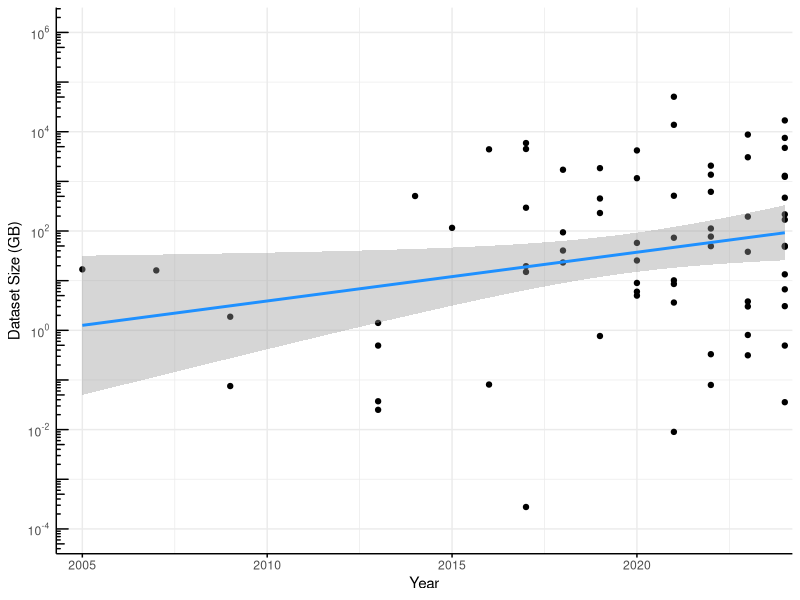
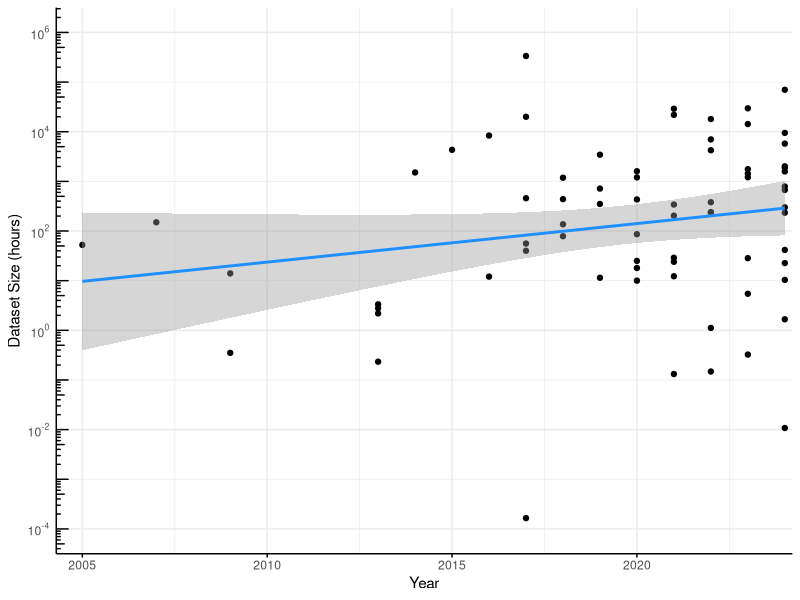
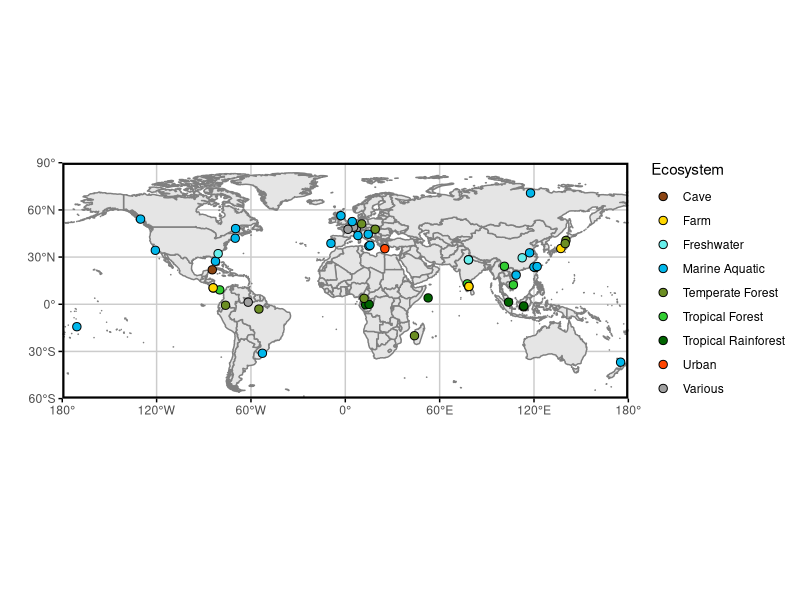
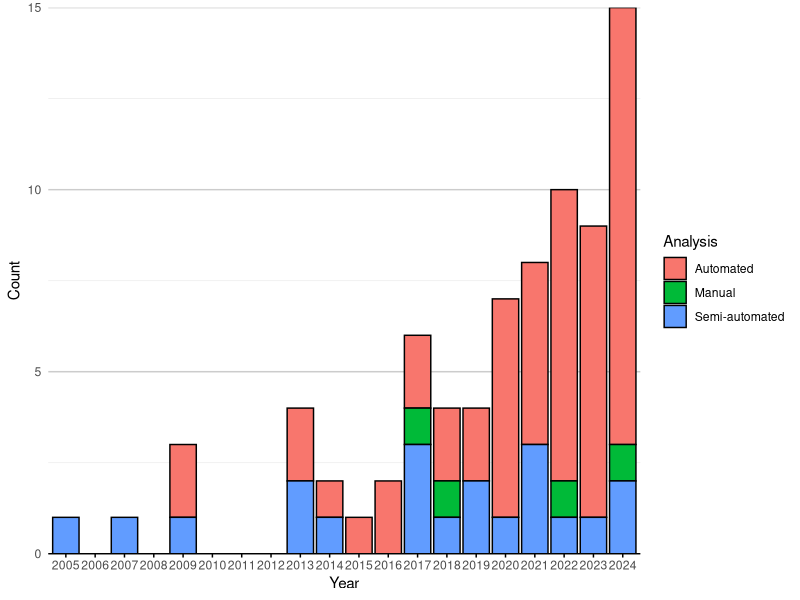
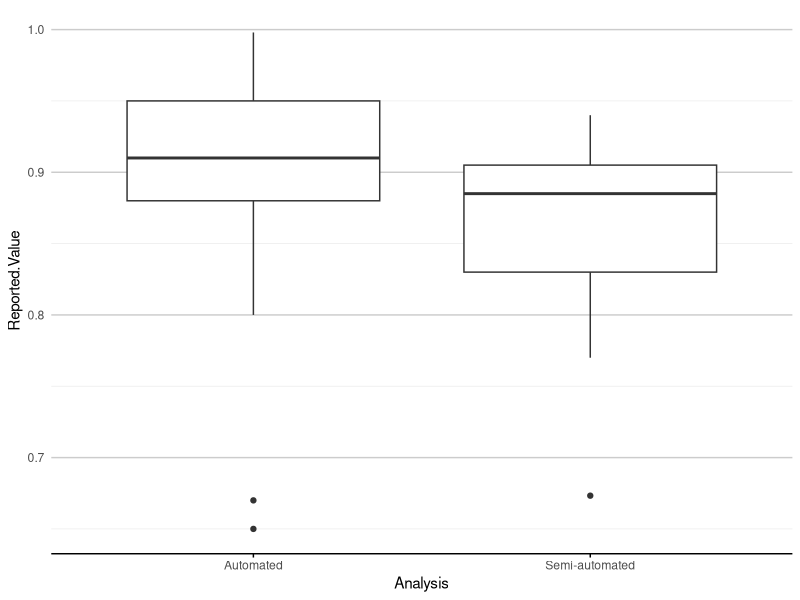
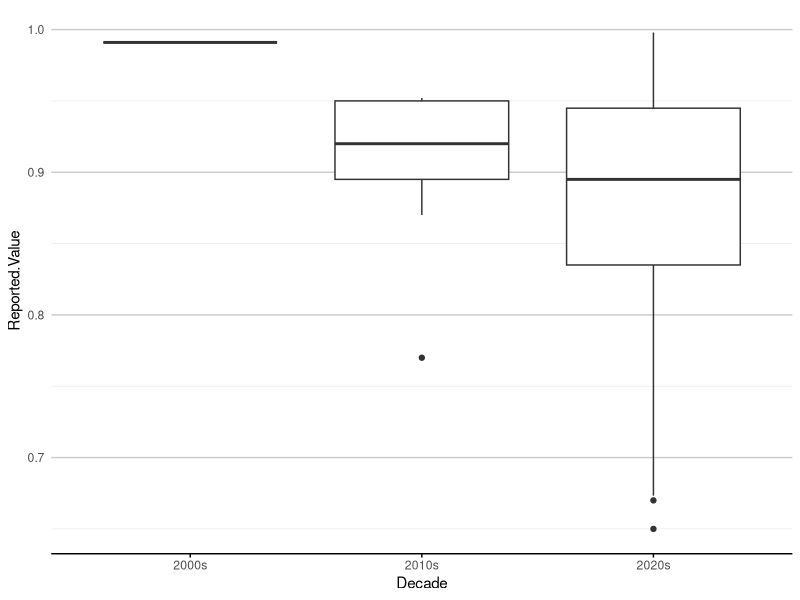
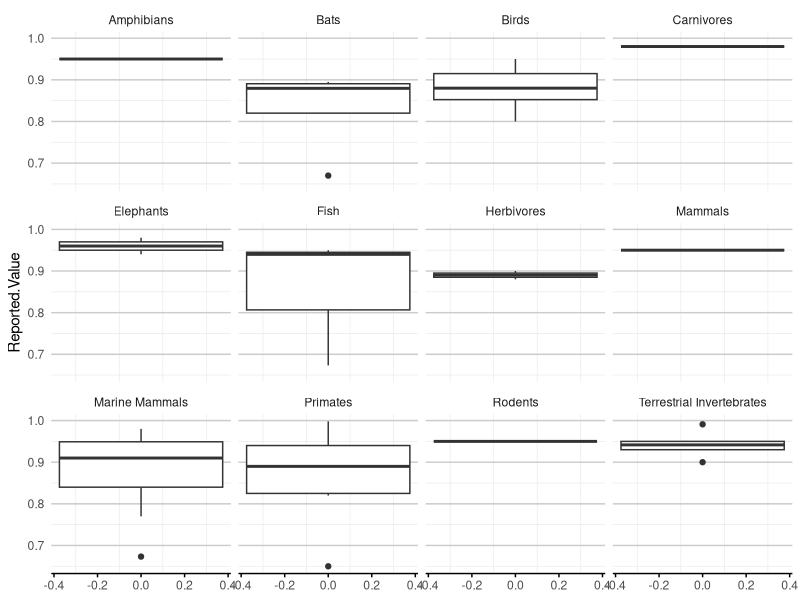
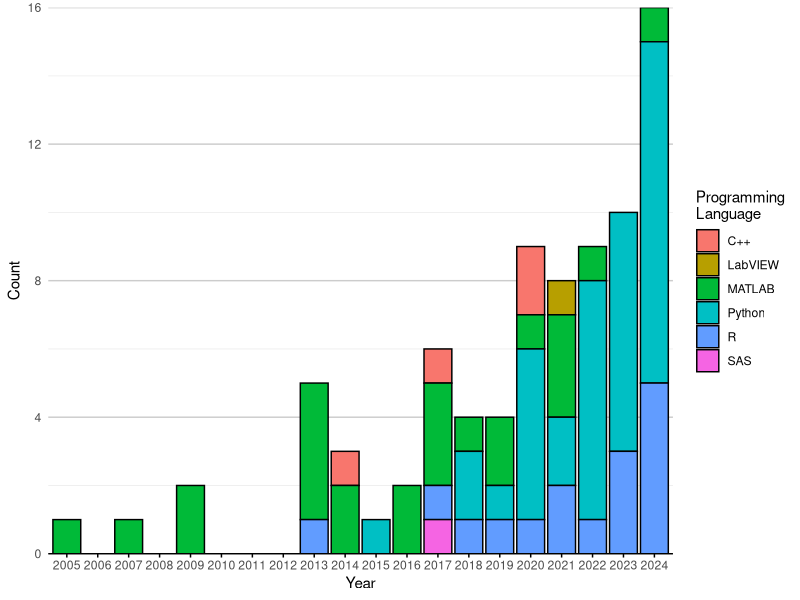

Write R code to recreate these figures, in order.
## ---- chunk 1
library(ggplot2)
library(maps)
library(dplyr)
## ---- chunk 2
df <- read.csv("tagged_literature.csv")
#df$Year <- as.factor(df$Year)
## ---- chunk 3
log10_minor_break = function (...){
  function(x) {
    minx         = floor(min(log10(x), na.rm=T))-1;
    maxx         = ceiling(max(log10(x), na.rm=T))+1;
    n_major      = maxx-minx+1;
    major_breaks = seq(minx, maxx, by=1)
    minor_breaks = 
      rep(log10(seq(1, 9, by=4)), times = n_major)+
      rep(major_breaks, each = 9)
    return(10^(minor_breaks))
  }
}

log_breaks = function(maj, radix=10) {
  function(x) {
    minx         = floor(min(logb(x,radix), na.rm=T)) - 1
    maxx         = ceiling(max(logb(x,radix), na.rm=T)) + 1
    n_major      = maxx - minx + 1
    major_breaks = seq(minx, maxx, by=1)
    if (maj) {
      breaks = major_breaks
    } else {
      steps = logb(1:(radix-1),radix)
      breaks = rep(steps, times=n_major) +
               rep(major_breaks, each=radix-1)
    }
    radix^breaks
  }
}
scale_x_log_eng = function(..., radix=10) {
  scale_x_continuous(...,
                     trans=scales::log_trans(radix),
                     breaks=scales::log_breaks(TRUE, radix),
                     minor_breaks=scales::log_breaks(FALSE, radix))
}
scale_y_log_eng = function(..., radix=10) {
  scale_y_continuous(...,
                     trans=scales::log_trans(radix),
                     breaks=scales::log_breaks(TRUE, radix),
                     minor_breaks=scales::log_breaks(FALSE, radix))
}

p <- df |>
  tidyr::drop_na(Dataset.GB) |> 
  #filter(Year >= 2008) |>
  ggplot(aes(Year, Dataset.GB)) + 
  geom_point() + 
  scale_y_log10(
    limits = c(1e-4, 1e6),
    breaks = scales::trans_breaks("log10", function(x) 10^x),
    labels = scales::trans_format("log10", scales::math_format(10^.x))
  ) +
  annotation_logticks(side="l")+
  geom_smooth(method="lm", color = "dodgerblue") +
  scale_x_continuous(limits=c(2004.5, 2024), expand = c(0.01,0.01)) +
  labs(y="Dataset Size (GB)") +
  theme_minimal() +
  theme(axis.line = element_line(),
        axis.ticks.x = element_line())
p
ggsave("images/data_trend.png", p, width = 220, height = 110, units = "mm")

p <- df |>
  tidyr::drop_na(Dataset.Hours) |> 
  #filter(Year >= 2008) |>
  ggplot(aes(Year, Dataset.Hours)) + 
  geom_point() + 
  scale_y_log10(
    limits = c(1e-4, 1e6),
    breaks = scales::trans_breaks("log10", function(x) 10^x),
    labels = scales::trans_format("log10", scales::math_format(10^.x))
  ) +
  annotation_logticks(side="l")+
  geom_smooth(method="lm", color = "dodgerblue") +
  scale_x_continuous(limits=c(2004.5, 2024), expand = c(0.01,0.01)) +
  labs(y="Dataset Size (hours)") +
  theme_minimal() +
  theme(axis.line = element_line(),
        axis.ticks.x = element_line())
p
ggsave("images/hours_trend.png", p, width = 220, height = 110, units = "mm")
## ---- chunk 4
# Sample data
#coords <- c("-0.356251N,12.940863E;-0.078775N,15.127076E", "-0.078775N,15.1270777E")

# Function to convert coordinates to numeric values
convert_to_numeric <- function(coord_string) {
  # Split the string by comma
  parts <- strsplit(coord_string, ",")[[1]]
  #remove leading or trailing space
  
  # Extract latitude and longitude, handle direction
  lat <- as.numeric(gsub("[A-Z]", "", parts[1]))
  lon <- as.numeric(gsub("[A-Z]", "", parts[2]))
  
  # Check direction for latitude
  if (grepl("S", parts[1])) {
    lat <- -lat
  }
  
  # Check direction for longitude
  if (grepl("W", parts[2])) {
    lon <- -lon
  }
  
  return(paste0(c(lat, lon), collapse = ","))
}

Latlong_df <- df |>
  select(Latlong, Ecosystem) |>
  mutate(Latlong = strsplit(Latlong, ";")) |>
  tidyr::unnest(Latlong) |>
  mutate(Ecosystem = strsplit(Ecosystem, ", ")) |>
  tidyr::unnest(Ecosystem) |>
  mutate(Latlong = sapply(Latlong, convert_to_numeric),
         lat = sapply(strsplit(Latlong, ","), function(x) as.numeric(x[1])),
         long = sapply(strsplit(Latlong, ","), function(x) as.numeric(x[2]))
)

# Create the world map
world <- map_data("world")

ecosystem_colors <- c(
  "Tropical Forest" = "#32CD32",
  "Marine Aquatic" = "#00B7EB",
  "Various" = "#a0a0a0",
  "Tropical Rainforest" = "#006400",
  "Freshwater" = "#66EEEB",
  "Temperate Forest" = "#6B8E23",
  "Farm" = "#FFD700",
  "Cave" = "#8B4513",
  "Urban" = "#FF4500"
)

# Plotting
p <- ggplot() +
  # Add world map with light grey fill and dark grey borders
  geom_polygon(data = world, aes(x = long, y = lat, group = group), 
               fill = "grey90", color = "grey50") +
  # Add jittered points for different tags
  geom_jitter(data = Latlong_df, aes(x = long, y = lat, fill = Ecosystem), colour="black", size = 2.5, shape=21) +
  # Set coordinate system to map projection
  coord_fixed(ratio = 1, xlim = c(-180, 180), ylim = c(-60, 90), expand = FALSE) +
  # Custom breaks and labels for x (longitude) and y (latitude)
  scale_x_continuous(breaks = seq(-180, 180, by = 60),
                     labels = c("180°", "120°W", "60°W", "0°", "60°E", "120°E", "180°")) +
  scale_y_continuous(breaks = seq(-90, 90, by = 30),
                     labels = c("90°", "60°S", "30°S", "0°", "30°N", "60°N", "90°")) +
  scale_fill_manual(values = ecosystem_colors) +
  # Theme settings
  labs(x="",y="")+
  theme_minimal() +
  theme(
    axis.ticks = element_line(),
    panel.grid.major = element_line(color = "grey80"),    # Light grey grid lines
    panel.grid.minor = element_blank(),                   # No minor grid lines
    panel.border = element_rect(color = "black", fill = NA, linewidth=1.5),  # Black panel border
    axis.text.x = element_text(angle = 0, hjust = 0.5),   # Horizontal x-axis text
    legend.position = "right"                             # Legend on right
  )
p
ggsave("images/ecosystem_map.png", p, width = 240, height = 90, units = "mm")
## ---- chunk 5
bar_theme_x <- theme(panel.grid.major.x = element_blank(),
                   panel.grid.major.y = element_line(colour = "grey80"),
                   axis.line.x = element_line(colour="black"),
                   axis.ticks.x=element_line())
bar_theme_y <- theme(panel.grid.major.y = element_blank(),
                   panel.grid.major.x = element_line(colour = "grey80"),
                   axis.line.y = element_line(colour="black"),
                   axis.ticks.y=element_line())

include_missing_zero <- function(df, col){
  missing_years <- 2005:2024  # This creates c(2025, 2024)

  new_rows <- expand.grid(
    Year  = missing_years,  
    a     = df |> pull({{col}}) |> unique(), 
    Count = 0
  )
  
  colnames(new_rows)[2] <- col

  df <- df |>
    bind_rows(new_rows) |>
    distinct() 
  return(df)
}

keep_gt1 <- function(df, col){
  total_counts <- df |>
    group_by(.data[[col]]) |>
    summarise(Total_Count = n(), .groups = 'drop') |>
    na.omit()

  methods_to_keep <- total_counts |>
    filter(Total_Count > 1) |>
    pull({{ col }})
    
  df[,col] <- ifelse(df[[col]] %in% methods_to_keep, df[[col]], "Other Methods")
  return(df)
}

barplot_counts <- function(df, col, col_title=col, prop=FALSE, year=TRUE, decade=FALSE, bar_col="dodgerblue"){
  if(decade){
    df <- df |>
      mutate(Year = case_when(
        Year >= 2000 & Year < 2010 ~ "2000s",
        Year >= 2010 & Year < 2020 ~ "2010s",
        Year >= 2020 & Year < 2030 ~ "2020s",
        TRUE ~ NA_character_  # Handle years outside these ranges
      ))
  }
  count_data <- df |>
    group_by(Year, .data[[col]], .drop=FALSE) |>
    summarise(Count = n(), .groups = 'drop') |>
    na.omit()
  
  total_count_per_year <- count_data |>
    group_by(Year, .drop=FALSE) |>
    summarise(Total = sum(Count), .groups = 'drop')
  
  count_data <- left_join(count_data, total_count_per_year, by = "Year") |>
    mutate(Percentage = (Count / Total) * 100) |>
    arrange(Year, .data[[col]])
  
  if(!decade){
    count_data <- count_data |>
    include_missing_zero(col)
  }
  
  if(!year){
    df <- df[df[,col] != "Other Methods",]
    p <- df |>
      ggplot(aes(y = reorder(.data[[col]], .data[[col]], FUN = length, decreasing = FALSE))) +
      geom_bar(stat = "count", fill = bar_col) +  # Fill bars with dodgerblue
      labs(x = "Count", y = col_title) +
      scale_x_continuous(expand = c(0,0))
  } else {
    if(prop){
      p <- count_data |> 
        ggplot(aes(x = factor(Year), y = Percentage, fill = .data[[col]], label=Count)) +
        geom_bar(stat = "identity", colour=ifelse(count_data$Count > 0, "black", NA)) +
        geom_label(
          aes(group = .data[[col]]),
          size = 3,
          position = position_stack(vjust = 0.5), 
          fill = "white",                # Optional: black background for contrast
          hjust = ifelse((count_data$Count <= 3) & count_data[[col]] %in% c("Log Magnitude", "Mel", "Data Augmentation", "Downsampling"), (1:nrow(count_data) - 1) %% 2, 0.5)
        ) +
        labs(x = ifelse(decade, "Decade", "Year"), y = "Percentage", fill = col_title) +
        scale_y_continuous(limits=c(0,102), expand=c(0,0)) #+ 
        #guides(fill = guide_legend(override.aes = list(colour = NA)))
    } else {
      p <- count_data |> 
        ggplot(aes(x = factor(Year), y = Count, fill = .data[[col]])) +
        geom_bar(stat = "identity", colour=ifelse(count_data$Count > 0, "black", NA)) +
        labs(x = ifelse(decade, "Decade", "Year"), y = "Count", fill = col_title) +
        scale_y_continuous(expand=c(0,0))
    }
  }
  p <- p + 
    #scale_fill_viridis_d()+
    theme_minimal() +
    guides(fill = guide_legend(override.aes = list(colour = "black")))+
    bar_theme_x
  return(p)
}
## ---- chunk 6
# Convert 'NA' to R's NA
df$Analysis[df$Analysis == "NA"] <- NA

p <- barplot_counts(df, "Analysis")
p
ggsave("images/analysis_year.png", p, width = 240, height = 100, units = "mm")
## ---- chunk 7
p <- df |>
  filter((Reported.Value != "") & (!is.na(Reported.Value))) |>
  mutate(Reported.Value = as.numeric(Reported.Value)) |>
  tidyr::drop_na(Reported.Value) |>
  ggplot(aes(x = Analysis, y = Reported.Value)) +
  geom_boxplot() +
  theme_minimal() +
  bar_theme_x
p
ggsave("images/analysis_reportedvalue.png", p, width = 240, height = 100, units = "mm")
## ---- chunk 8
p <- df |>
  filter((Reported.Value != "") & (!is.na(Reported.Value))) |>
  mutate(Reported.Value = as.numeric(Reported.Value)) |>
  tidyr::drop_na(Reported.Value) |>
  mutate(Decade = case_when(
    Year >= 2000 & Year < 2010 ~ "2000s",
    Year >= 2010 & Year < 2020 ~ "2010s",
    Year >= 2020 & Year < 2030 ~ "2020s",
    TRUE ~ NA_character_  # Handle years outside these ranges
  )) |>
  ggplot(aes(x = Decade, y = Reported.Value)) +
  geom_boxplot() +
  theme_minimal() +
  bar_theme_x
p
ggsave("images/decade_reportedvalue.png", p, width = 240, height = 100, units = "mm")
## ---- chunk 9
p <- df |>
  filter((Reported.Value != "") & (!is.na(Reported.Value))) |>
  mutate(Reported.Value = as.numeric(Reported.Value)) |>
  tidyr::drop_na(Reported.Value) |>
  mutate(Taxa = strsplit(as.character(Taxa), ", ")) |>
  tidyr::unnest(Taxa) |>
  ggplot(aes(y = Reported.Value)) +
  geom_boxplot() +
  theme_minimal() +
  bar_theme_x +
  facet_wrap(~Taxa)
p
ggsave("images/taxa_reportedvalue.png", p, width = 240, height = 100, units = "mm")
## ---- chunk 10
# Convert 'NA' to R's NA
df$Programming.Language[df$Programming.Language == "NA"] <- NA

# Split languages where there are multiple
df_lang <- df |>
  mutate(ProgLanguage = strsplit(as.character(Programming.Language), ", ")) |>
  tidyr::unnest(ProgLanguage)

df_lang |> 
  filter(Year >= 2020) |>
  group_by(ProgLanguage) |> 
  summarise(Count = n(), .groups = 'drop') |> 
  arrange(desc(Count))

p <- barplot_counts(df_lang, "ProgLanguage", "Programming\nLanguage")
p
ggsave("images/programminglanguage_year.png", p, width = 240, height = 100, units = "mm")
## ---- chunk 11
df_taxa <- df |>
  mutate(Taxa = strsplit(as.character(Taxa), ", ")) |>
  tidyr::unnest(Taxa)

p <- barplot_counts(df_taxa, "Taxa")
p
ggsave("images/taxa_year.png", p, width = 240, height = 100, units = "mm")
## ---- chunk 12
df_analysis <- df |>
  mutate(Analysis.Methods = strsplit(as.character(Analysis.Methods), ", ")) |>
  tidyr::unnest(Analysis.Methods)

df_analysis <- keep_gt1(df_analysis, "Analysis.Methods")
  #filter(Analysis.Methods %in% methods_to_keep)
p <- barplot_counts(df_analysis, "Analysis.Methods")
p
ggsave("images/analysismethods_year.png", p, width = 240, height = 100, units = "mm")
p <- barplot_counts(df_analysis, "Analysis.Methods", year=FALSE)
p
ggsave("images/analysismethods_total.png", p, width = 240, height = 100, units = "mm")
## ---- chunk 13
df_tools <- df |>
  mutate(Automation.Tools = strsplit(as.character(Automation.Tools), ", ")) |>
  tidyr::unnest(Automation.Tools)

df_tools <- keep_gt1(df_tools, "Automation.Tools")

#filter(Analysis.Methods %in% methods_to_keep)
p <- barplot_counts(df_tools, "Automation.Tools", "Automation Tools")
p
ggsave("images/automationtools_year.png", p, width = 240, height = 120, units = "mm")
p <- barplot_counts(df_tools, "Automation.Tools", "Automation Tools", year = FALSE, bar_col="darkmagenta")
p
ggsave("images/automationtools_total.png", p, width = 240, height = 120, units = "mm")
## ---- chunk 14
df_code_available <- df |>
  mutate(Code.Availability = strsplit(as.character(Code.Availability), ", ")) |>
  tidyr::unnest(Code.Availability)

p <- barplot_counts(df_code_available, "Code.Availability", "Code\nAvailability")
p
ggsave("images/codeavailable_year.png", p, width = 240, height = 100, units = "mm")
## ---- chunk 15
df_data_available <- df |>
  mutate(Data.Availability = strsplit(as.character(Data.Availability), ", ")) |>
  tidyr::unnest(Data.Availability)

p <- barplot_counts(df_data_available, "Data.Availability", "Data\nAvailability")
p
ggsave("images/dataavailable_year.png", p, width = 240, height = 100, units = "mm")
## ---- chunk 16
#df |>
#  mutate(Automation.Tools = strsplit(as.character(Automation.Tools), ", ")) |>
#  tidyr::unnest(Automation.Tools) |>
#  pull(Automation.Tools) |> sort() |> unique()
## ---- chunk 17
#df |>
#  mutate(Analysis.Methods = strsplit(as.character(Analysis.Methods), ", ")) |>
#  tidyr::unnest(Analysis.Methods) |>
#  pull(Analysis.Methods) |> sort() |> unique()
## ---- chunk 18
df_eval <- df |>
  mutate(Evaluation.Method = strsplit(as.character(Evaluation.Method), ", ")) |>
  tidyr::unnest(Evaluation.Method)

df_eval <- keep_gt1(df_eval, "Evaluation.Method")
  #filter(Analysis.Methods %in% methods_to_keep)
p <- barplot_counts(df_eval, "Evaluation.Method", "Evaluation Method")
p
ggsave("images/evaluationmethod_year.png", p, width = 240, height = 100, units = "mm")
## ---- chunk 19
#df |>
#  mutate(Preprocessing = strsplit(as.character(Preprocessing), ", ")) |>
#  tidyr::unnest(Preprocessing) |>
#  pull(Preprocessing) |> sort() |> unique()
## ---- chunk 20
df_pre <- df |>
  mutate(Preprocessing = strsplit(as.character(Preprocessing), ", ")) |>
  tidyr::unnest(Preprocessing)

df_pre <- keep_gt1(df_pre, "Preprocessing")
p <- barplot_counts(df_pre, "Preprocessing")
p
ggsave("images/preprocessing_year.png", p, width = 240, height = 100, units = "mm")
p <- barplot_counts(df_pre, "Preprocessing", prop=TRUE)
p
ggsave("images/preprocessing_prop_year.png", p, width = 240, height = 100, units = "mm")
p <- barplot_counts(df_pre, "Preprocessing", prop=TRUE, decade=TRUE)
p
ggsave("images/preprocessing_prop_decade.png", p, width = 200, height = 80, units = "mm")
## ---- chunk 21
count_data <- df_lang |>
    group_by(Year, ProgLanguage, .drop=FALSE) |>
    summarise(Count = n(), .groups = 'drop') |>
    na.omit()
  
total_count_per_year <- count_data |>
  group_by(Year, .drop=FALSE) |>
  summarise(Total = sum(Count), .groups = 'drop')

count_data <- left_join(count_data, total_count_per_year, by = "Year") |>
  mutate(Percentage = (Count / Total) * 100) |>
  include_missing_zero('ProgLanguage')

count_data |> 
  ggplot(aes(x = factor(Year), y = Count, fill = ProgLanguage)) +
  geom_bar(stat = "identity", colour=ifelse(count_data$Count > 0, "black", NA)) +
  labs(x = "Year", y = "Count", fill = 'Language') +
  scale_y_continuous(expand=c(0,0))+
  theme_minimal() +
  guides(fill = guide_legend(override.aes = list(colour = "black")))+
  theme(panel.grid.major.x = element_blank(),
        panel.grid.major.y = element_line(colour = "grey80"),
        axis.line.x = element_line(colour="black"),
        #panel.grid = element_line(colour="lightgrey"),
        axis.ticks.x=element_line())
## ---- chunk 22
df_tools <- df |>
  mutate(Automation.Tools = strsplit(as.character(Automation.Tools), ", ")) |>
  tidyr::unnest(Automation.Tools) |>
  mutate(Taxa = strsplit(as.character(Taxa), ", ")) |>
  tidyr::unnest(Taxa)

df_tools <- keep_gt1(df_tools, "Automation.Tools")
p <- df_tools |>
  filter(Automation.Tools != "Other Methods") |>
      ggplot(aes(y = reorder(Automation.Tools, Automation.Tools, FUN = length, decreasing = FALSE), fill = Taxa)) +
      geom_bar(stat = "count", colour="black") +  # Fill bars with dodgerblue
      labs(x = "Count", y = "Automation Tools") +
      scale_x_continuous(expand = c(0,0)) +
  theme_minimal() +
  bar_theme_y
p
ggsave("images/automationtools_taxa.png", p, width = 240, height = 120, units = "mm")
## ---- chunk 23
df_analysis <- df |>
  mutate(Analysis.Methods = strsplit(as.character(Analysis.Methods), ", ")) |>
  tidyr::unnest(Analysis.Methods) |>
  mutate(Taxa = strsplit(as.character(Taxa), ", ")) |>
  tidyr::unnest(Taxa)

df_analysis <- keep_gt1(df_analysis, "Analysis.Methods")
p <- df_analysis |>
  filter(Analysis.Methods != "Other Methods") |>
      ggplot(aes(y = reorder(Analysis.Methods, Analysis.Methods, FUN = length, decreasing = FALSE), fill = Taxa)) +
      geom_bar(stat = "count", colour="black") +  # Fill bars with dodgerblue
      labs(x = "Count", y = "Analysis Methods") +
      scale_x_continuous(expand = c(0,0)) +
  theme_minimal() +
  bar_theme_y
p
ggsave("images/analysismethods_taxa.png", p, width = 240, height = 120, units = "mm")
## ---- chunk 24
df_analysis <- df |>
  # Unnest Analysis.Methods
  mutate(Analysis.Methods = strsplit(as.character(Analysis.Methods), ", ")) |>
  tidyr::unnest(Analysis.Methods) |>
  keep_gt1("Analysis.Methods") |>
  #filter(Analysis.Methods != "Other Methods") |>
  # Unnest Automation.Tools (assuming it exists in df)
  mutate(Automation.Tools = strsplit(as.character(Automation.Tools), ", ")) |>
  tidyr::unnest(Automation.Tools) |>
  keep_gt1("Automation.Tools") |>
  #filter(Automation.Tools != "Other Methods") |>
  # Unnest Taxa
  mutate(Taxa = strsplit(as.character(Taxa), ", ")) |>
  tidyr::unnest(Taxa) |>
  # Pivot to long format for faceting
  tidyr::pivot_longer(
    cols = c("Analysis.Methods", "Automation.Tools"),
    names_to = "Category",
    values_to = "Method.Tool"
  ) |>
  mutate(Category = stringr::str_replace(Category, "\\.", " "))
  # Filter out "Other Methods" equivalent

# Plot with facet_grid
p <- df_analysis |>
  ggplot(aes(y = reorder(Method.Tool, Method.Tool, FUN = length, decreasing = FALSE), fill = Taxa)) +
  geom_bar(stat = "count", colour = "black") +
  labs(x = "Count", y = NULL) +  # Remove y-axis label since facets will label it
  scale_x_continuous(expand = c(0, 0)) +
  facet_wrap(~Category, scales = "free_y", ncol = 2) +  # Facet by Category
  theme_minimal() +
  bar_theme_y  # Assuming this is a custom theme defined elsewhere

# Display and save
p
ggsave("images/analysismethods_automation_taxa.png", p, width = 300, height = 130, units = "mm")
#df_analysis |> filter(Category == "Analysis.Methods") |> pull(Method.Tool) |> unique() |> sort()
## ---- chunk 25
#x axis-year, y-axcis, manual.automatic.semiautomatic

# Assuming your dataframe is called 'df'
# First, preprocess the Monitoring.Year column
df_expandyear <- df |>
  filter(!is.na(Monitoring.Year)) |>
  #select(Monitoring.Year) |>
  # Separate comma-separated values into rows
  tidyr::separate_rows(Monitoring.Year, sep = ",") |>
  # Clean up any whitespace
  mutate(Monitoring.Year = trimws(Monitoring.Year)) |>
  # Create a new column that expands hyphenated years
  mutate(Expanded_Years = purrr::map(Monitoring.Year, function(x) {
    if (stringr::str_detect(x, "-")) {
      range <- stringr::str_split(x, "-")[[1]] |> as.numeric()
      return(seq(range[1], range[2]))
    } else {
      return(as.numeric(x))
    }
  })) |>
  # Unnest the list column into individual rows
  tidyr::unnest(Expanded_Years) # Create the boxplot
  
df |>
  ggplot(aes(x=Year, fill=Analysis)) +
  geom_bar(stat="count", colour="black") +
  #ggplot(aes(x = Analysis, y = Expanded_Years)) +
  #geom_boxplot() +
  # Customize the plot
  #make breaks pretty
  scale_y_continuous(expand = c(0,0), breaks = pretty) +
  scale_x_continuous(expand = c(0,0), breaks = pretty) +
  labs(title = "Analysis Type by Year",
       x = "Monitoring Year",
       y = "Count") +
  # Rotate x-axis labels if needed
  theme(panel.grid.major.x = element_blank(),
        panel.grid.major.y = element_line(colour = "grey80"),
        axis.line.x = element_line(colour="black"),
        axis.ticks.x=element_line())+
  # Ensure proper spacing
  theme_minimal() +
  bar_theme_x
## ---- chunk 26
#correlation plot between monitoring year and publication year
ggplot(df_expandyear, aes(x=Expanded_Years, y=Year, colour=Title)) +
  geom_point() +
  geom_smooth(method="lm", color = "dodgerblue") +
  labs(title = "Correlation between Monitoring Year and Publication Year",
       x = "Monitoring Year",
       y = "Publication Year") +
  theme_minimal() + 
  #hide legend
  theme(legend.position="none")
## ---- chunk 27
# install.packages("devtools")
#devtools::install_github("davidsjoberg/ggsankey")
#library(ggsankey)
## ---- chunk 28
# Create data frame with flows between stages
# Create the data frame for ggsankey
## ---- chunk 29
df |>
  mutate(Gaps = strsplit(as.character(Gaps), ", |; ")) |>
  tidyr::unnest(Gaps) |>
  mutate(Gaps = trimws(Gaps)) |>
  pull(Gaps) |> sort() |> unique()
